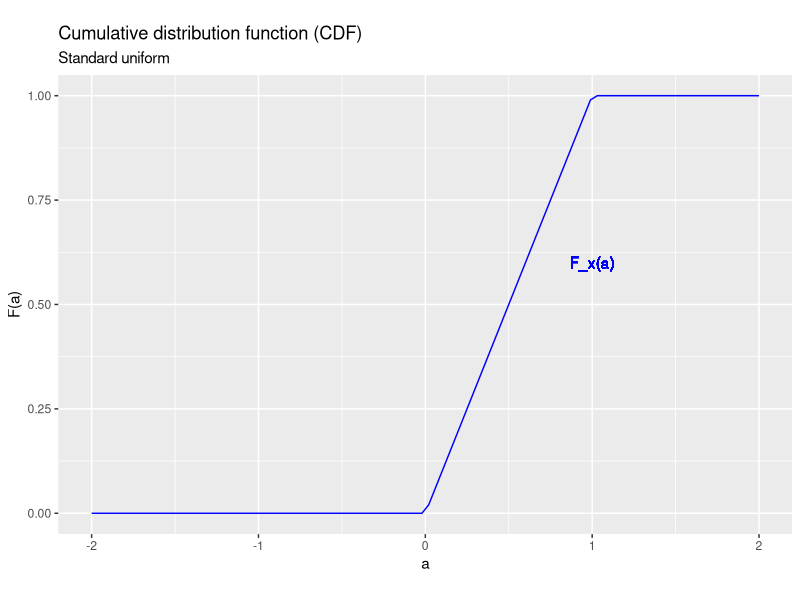
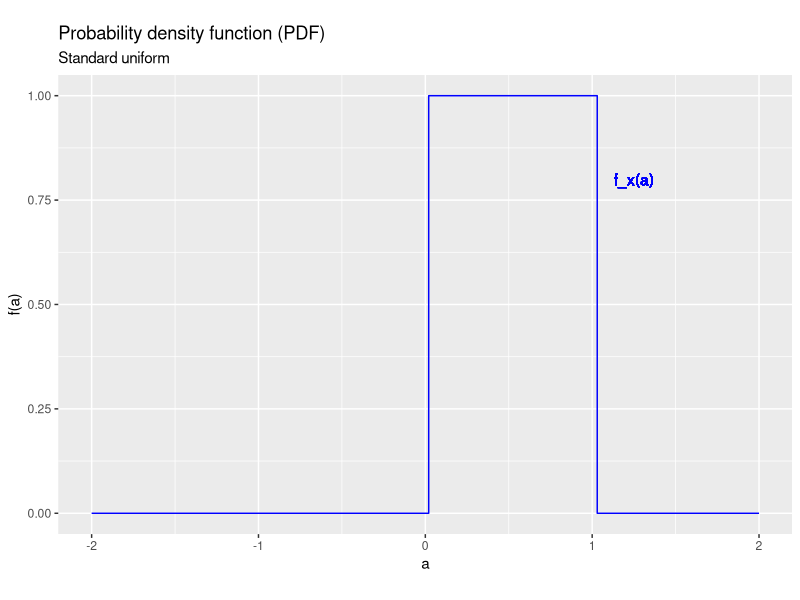
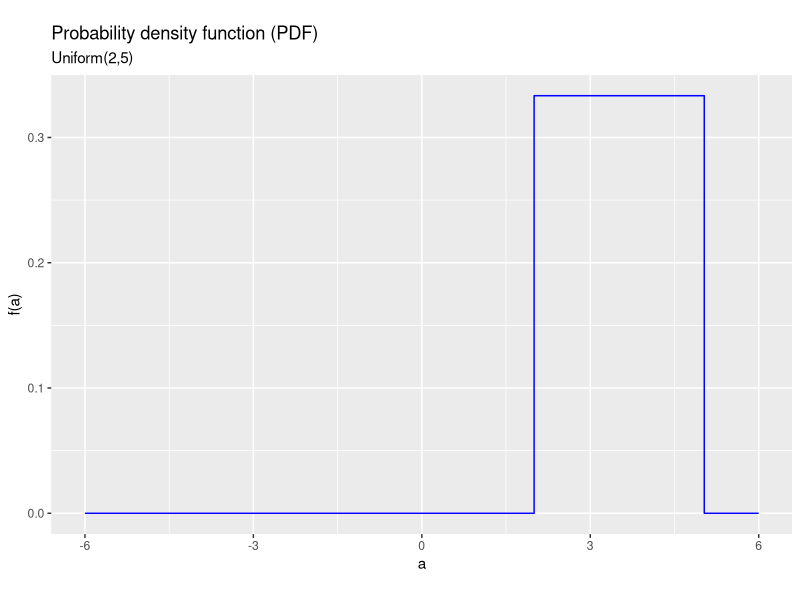
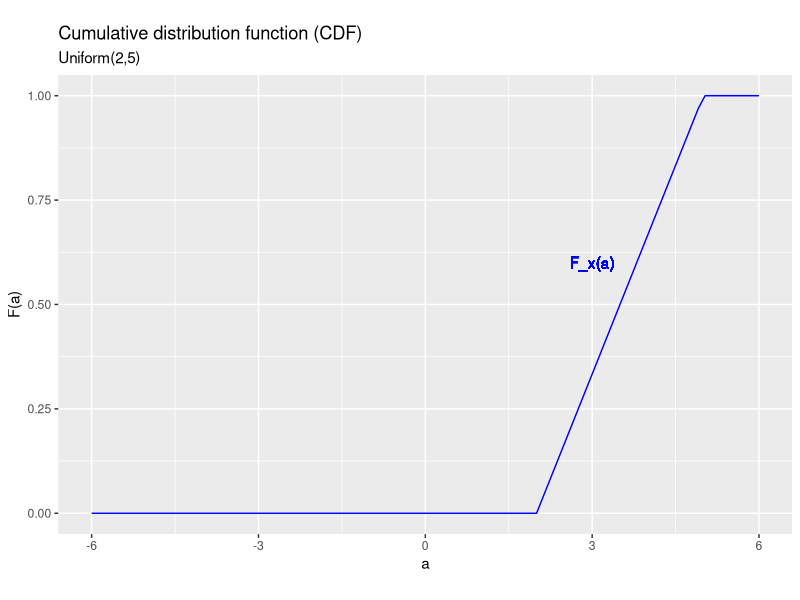
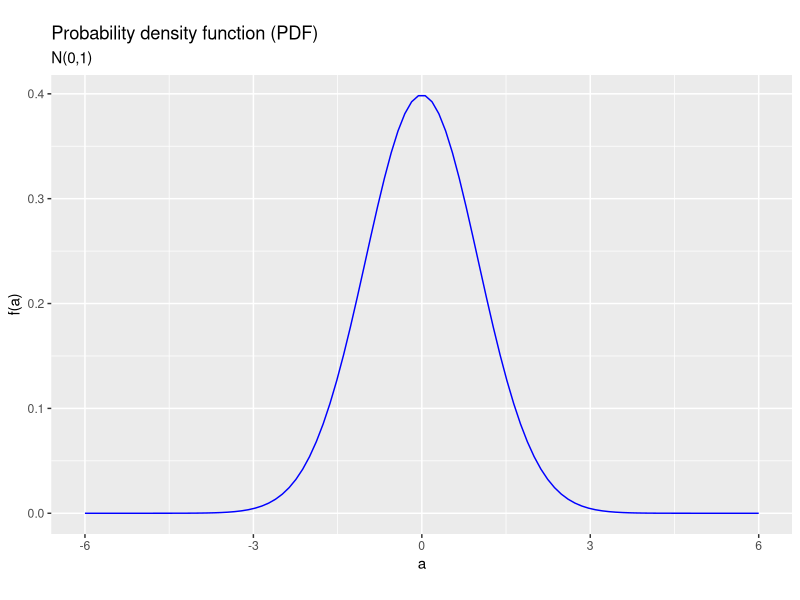
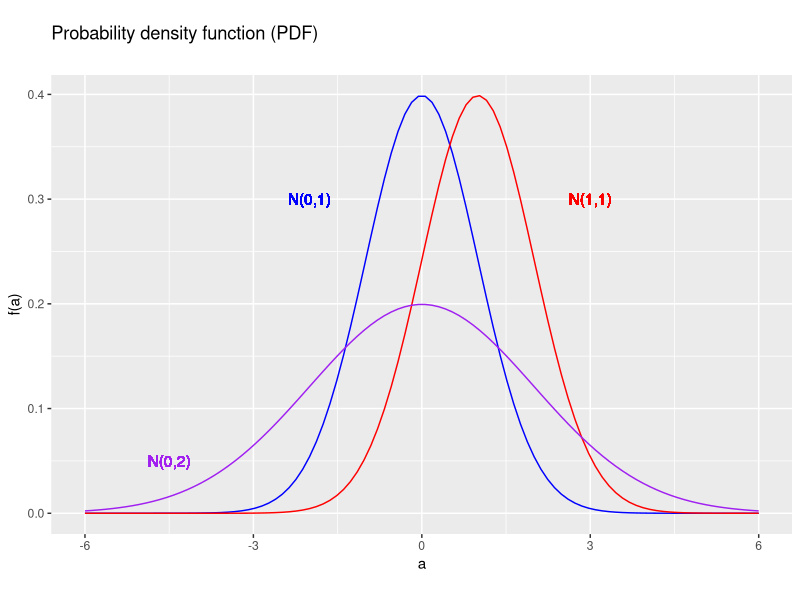
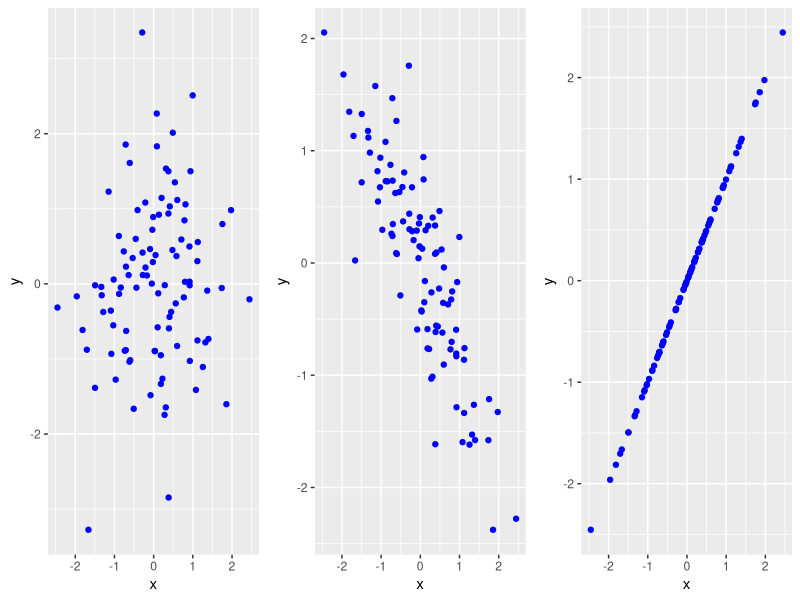
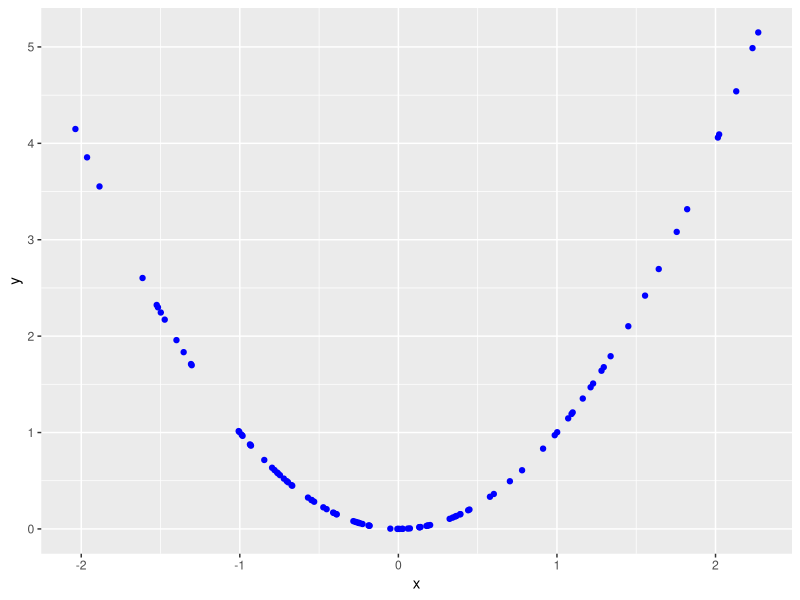

The R script that drew these images, in order:
## ---- chunk 1
knitr::opts_chunk$set(echo = FALSE,
                      prompt = FALSE,
                      tidy = TRUE,
                      collapse = TRUE)
library("tidyverse")
## ---- chunk 2
UniformDist <- tibble(a=seq(from=-2,to=2,length.out=100),
                      Fa=punif(seq(from=-2,to=2,length.out=100)),
                      fa=dunif(seq(from=-2,to=2,length.out=100)))
ggplot(data=UniformDist,mapping=aes(x=a,y=Fa)) +
  geom_line(col = "blue") +
  geom_text(x=1,y=0.6,col="blue",label="F_x(a)") +
  xlab("a") +
  ylab("F(a)") +
  labs(title = "Cumulative distribution function (CDF)", 
       subtitle = "Standard uniform", 
       caption = "", 
       tag = "")
## ---- chunk 3
ggplot(data=UniformDist,mapping=aes(x=a,y=fa)) +
  geom_step(col = "blue") +
  geom_text(x=1.25,y=0.8,col="blue",label="f_x(a)") +
  xlab("a") +
  ylab("f(a)") +
  labs(title = "Probability density function (PDF)", 
       subtitle = "Standard uniform", 
       caption = "", 
       tag = "")
## ---- chunk 4
UniformDist <- tibble(a=seq(from=-6,to=6,length.out=100),
                      Fa=punif(seq(from=-6,to=6,length.out=100),min=2,max=5),
                      fa=dunif(seq(from=-6,to=6,length.out=100),min=2,max=5))
ggplot(data=UniformDist,mapping=aes(x=a,y=fa)) +
  geom_step(col = "blue") +
  geom_text(x=1.25,y=0.8,col="blue",label="f_x(a)") +
  xlab("a") +
  ylab("f(a)") +
  labs(title = "Probability density function (PDF)", 
       subtitle = "Uniform(2,5)", 
       caption = "", 
       tag = "")
## ---- chunk 5
UniformDist <- tibble(a=seq(from=-6,to=6,length.out=100),
                      Fa=punif(seq(from=-6,to=6,length.out=100),min=2,max=5),
                      fa=dunif(seq(from=-6,to=6,length.out=100),min=2,max=5))
ggplot(data=UniformDist,mapping=aes(x=a,y=Fa)) +
  geom_line(col = "blue") +
  geom_text(x=3,y=0.6,col="blue",label="F_x(a)") +
  xlab("a") +
  ylab("F(a)") +
  labs(title = "Cumulative distribution function (CDF)", 
       subtitle = "Uniform(2,5)", 
       caption = "", 
       tag = "")
## ---- chunk 6
NormalDist <- tibble(a=seq(from=-6,to=6,length.out=100),
                      Fa=pnorm(seq(from=-6,to=6,length.out=100)),
                      fa=dnorm(seq(from=-6,to=6,length.out=100)))
ggplot(data=NormalDist,mapping=aes(x=a,y=fa)) +
  geom_line(col = "blue") +
  geom_text(x=1.25,y=0.8,col="blue",label="f_x(a)") +
  xlab("a") +
  ylab("f(a)") +
  labs(title = "Probability density function (PDF)", 
       subtitle = "N(0,1)", 
       caption = "", 
       tag = "")
## ---- chunk 7
NormalDist <- tibble(a=seq(from=-6,to=6,length.out=100),
                      Fa=pnorm(seq(from=-6,to=6,length.out=100)),
                      fa1=dnorm(seq(from=-6,to=6,length.out=100),mean=1),
                      fa2=dnorm(seq(from=-6,to=6,length.out=100),sd=2),
                      fa=dnorm(seq(from=-6,to=6,length.out=100)))
ggplot(data=NormalDist,mapping=aes(x=a,y=fa)) +
  geom_line(col = "blue") +
  geom_line(aes(y=fa1),col = "red") +
  geom_line(aes(y=fa2),col = "purple") +
  geom_text(x=-2,y=0.3,col="blue",label="N(0,1)") +
  geom_text(x=3,y=0.3,col="red",label="N(1,1)") +
  geom_text(x=-4.5,y=0.05,col="purple",label="N(0,2)") +
  xlab("a") +
  ylab("f(a)") +
  labs(title = "Probability density function (PDF)", 
       subtitle = "", 
       caption = "", 
       tag = "")
## ---- chunk 8
simdata <- tibble(x = rnorm(100),
                  y1 = rnorm(100),
                  y2 = (-x+0.5*y1)/sqrt(1.25),
                  y3 = x)
p1 <- ggplot(data = simdata, mapping = aes(x = x)) +
  geom_point(aes(y=y1),col="blue") +
  xlab("x") + 
  ylab("y")
p2 <- ggplot(data = simdata, mapping = aes(x = x)) +
  geom_point(aes(y=y2),col="blue") +
  xlab("x") + 
  ylab("y")
p3 <- ggplot(data = simdata, mapping = aes(x = x)) +
  geom_point(aes(y=y3),col="blue") +
  xlab("x") + 
  ylab("y")
library("cowplot")
plot_grid(p1,p2,p3,ncol=3,nrow=1)
## ---- chunk 9
simdata <- tibble(x = rnorm(100),
                  y = x^2)
ggplot(data = simdata, mapping = aes(x = x, y =y)) +
  geom_point(col="blue") +
  xlab("x") + 
  ylab("y")
